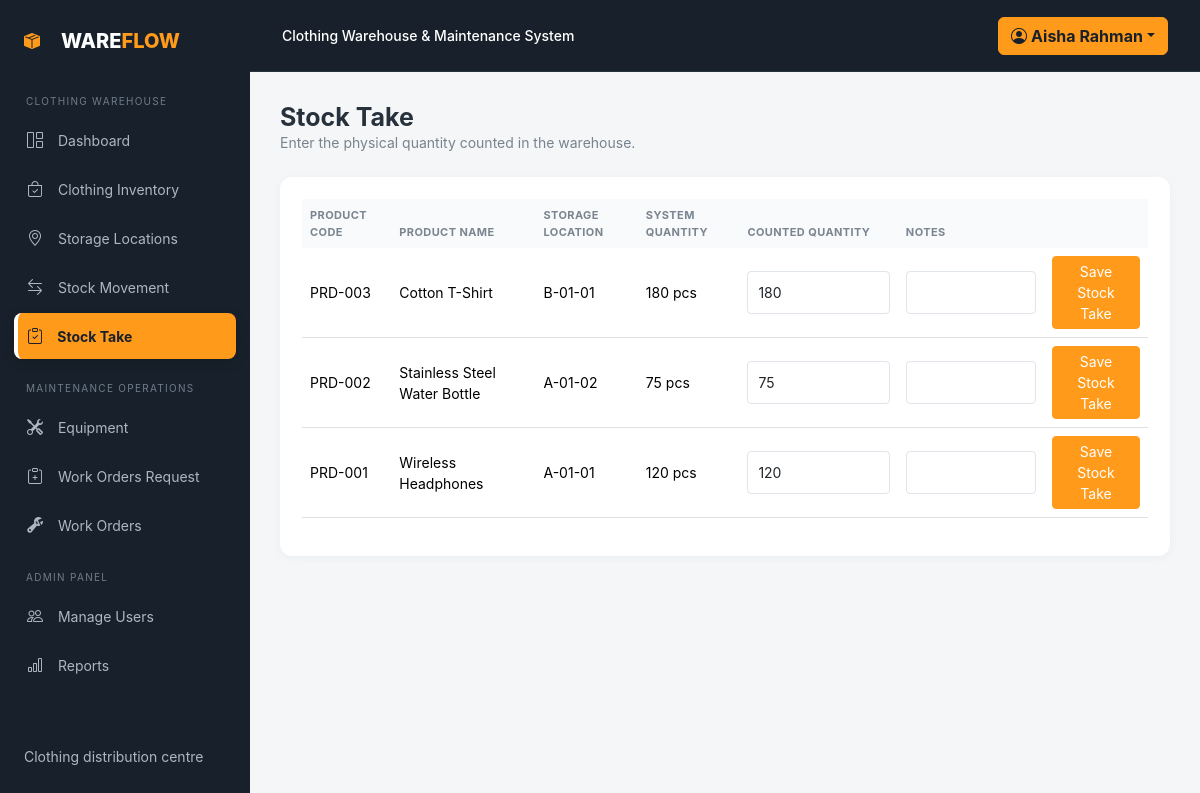
Screenshot of /inventory/stock_take.php (signed in) with the database file from the repository.
### tables this page shows
CREATE TABLE IF NOT EXISTS products (
    id INT AUTO_INCREMENT PRIMARY KEY,
    product_code VARCHAR(50) NOT NULL UNIQUE,
    product_name VARCHAR(150) NOT NULL,
    barcode VARCHAR(100) NULL UNIQUE,
    category VARCHAR(80) NULL,
    unit VARCHAR(30) NOT NULL DEFAULT 'pcs',
    current_quantity DECIMAL(12,2) NOT NULL DEFAULT 0,
    location_id INT NULL,
    description TEXT NULL,
    status ENUM('Active','Inactive') NOT NULL DEFAULT 'Active',
    created_at TIMESTAMP DEFAULT CURRENT_TIMESTAMP,
    updated_at TIMESTAMP DEFAULT CURRENT_TIMESTAMP ON UPDATE CURRENT_TIMESTAMP,
    FOREIGN KEY (location_id) REFERENCES warehouse_locations(id) ON DELETE SET NULL
);

CREATE TABLE IF NOT EXISTS warehouse_locations (
    id INT AUTO_INCREMENT PRIMARY KEY,
    location_code VARCHAR(40) NOT NULL UNIQUE,
    zone_name VARCHAR(80) NOT NULL,
    rack_number VARCHAR(40) NULL,
    shelf_number VARCHAR(40) NULL,
    capacity INT NOT NULL DEFAULT 500,
    status ENUM('Active','Blocked','Inactive') NOT NULL DEFAULT 'Active',
    created_at TIMESTAMP DEFAULT CURRENT_TIMESTAMP
);

### includes/language.php (called while the page is built, shortened)
<?php
function current_language(): string {
    return 'en';
}
function t(string $key): string {
    $language = current_language();
    return $translations[$language][$key] ?? $translations['en'][$key] ?? $key;
}

### includes/auth.php (called while the page is built, shortened)
<?php
function e($value) { return htmlspecialchars((string)$value, ENT_QUOTES, 'UTF-8'); }

### inventory/stock_take.php (the view)
<?php require_once __DIR__.'/../config/database.php';require_once __DIR__.'/../includes/auth.php';require_login(); require_clothing_warehouse_access();if($_SERVER['REQUEST_METHOD']==='POST'){verify_csrf();$id=(int)$_POST['product_id'];$count=(float)$_POST['counted_quantity'];$pdo->beginTransaction();$s=$pdo->prepare('SELECT current_quantity,location_id FROM products WHERE id=? FOR UPDATE');$s->execute([$id]);$product=$s->fetch(PDO::FETCH_ASSOC);if(!$product){$pdo->rollBack();exit('Product not found.');}$difference=$count-(float)$product['current_quantity'];if($difference!=0){$code='ADJ-'.date('Ymd').'-'.random_int(100,999);$pdo->prepare("INSERT INTO stock_movements(movement_code,product_id,location_id,movement_type,quantity,reference_no,notes,created_by) VALUES(?,?,?,'Adjustment',?,?,?,?)")->execute([$code,$id,$product['location_id'],abs($difference),'STOCK-TAKE',trim($_POST['notes'])?:'Physical stock take',$_SESSION['user']['id']]);$pdo->prepare('UPDATE products SET current_quantity=? WHERE id=?')->execute([$count,$id]);}$pdo->commit();flash('Stock take saved.');header('Location:stock_take.php');exit;}$products=$pdo->query('SELECT p.*,l.location_code FROM products p LEFT JOIN warehouse_locations l ON l.id=p.location_id WHERE p.status="Active" ORDER BY p.product_name')->fetchAll(PDO::FETCH_ASSOC);$page_title='Stock Take';require __DIR__.'/../includes/header.php';?><div class="mb-4"><h1 class="page-heading"><?=e(t('stock_take'))?></h1><p class="page-subtitle mb-0"><?=e(t('stock_take_note'))?></p></div><div class="panel table-responsive"><table class="table"><thead><tr><th><?=e(t('product_code'))?></th><th><?=e(t('product_name'))?></th><th><?=e(t('storage_location'))?></th><th><?=e(t('system_quantity'))?></th><th><?=e(t('stock_count'))?></th><th><?=e(t('notes'))?></th><th></th></tr></thead><tbody><?php foreach($products as $p):?><tr><form method="post"><input type="hidden" name="csrf" value="<?=csrf_token()?>"><input type="hidden" name="product_id" value="<?=$p['id']?>"><td><?=e($p['product_code'])?></td><td><?=e($p['product_name'])?></td><td><?=e($p['location_code'])?></td><td><?=number_format($p['current_quantity'],0).' '.e($p['unit'])?></td><td><input class="form-control form-control-sm" type="number" min="0" step="1" name="counted_quantity" value="<?=number_format((float)$p['current_quantity'],0,'.','')?>"></td><td><input class="form-control form-control-sm" name="notes"></td><td><button class="btn btn-sm btn-primary"><?=e(t('save_stock_take'))?></button></td></form></tr><?php endforeach?></tbody></table></div><?php require __DIR__.'/../includes/footer.php'; ?>

### assets/css/style.css (style rules this page uses)
:root { --orange:#ff9a1b;--dark:#18212b;--muted:#f4f6f8 }
* { box-sizing:border-box }
body { background:var(--muted);color:#27313b;font-family:Inter,system-ui,-apple-system,Arial,sans-serif }
.page-heading { font-size:25px;font-weight:700;margin:0 }
.page-subtitle { color:#78838e;font-size:14px }
.metric-card,.panel { border:0;border-radius:12px;background:#fff;box-shadow:0 2px 10px #1d2b3b0a }
.panel { padding:22px }
.table>thead th { font-size:11px;color:#7a8590;text-transform:uppercase;letter-spacing:.4px;background:#f8fafb;border:0 }
.table td { vertical-align:middle;font-size:14px }
.btn-primary { background:var(--orange);border-color:var(--orange) }
.form-control,.form-select { border-color:#dfe5ea;padding:10px }

### rows the page displays
products: product_code "PRD-003", product_name "Cotton T-Shirt", location.location_code "B-01-01", current_quantity "180", unit "pcs", counted_quantity "180"
products: product_code "PRD-002", product_name "Stainless Steel Water Bottle", location.location_code "A-01-02", current_quantity "75", unit "pcs", counted_quantity "75"
products: product_code "PRD-001", product_name "Wireless Headphones", location.location_code "A-01-01", current_quantity "120", unit "pcs", counted_quantity "120"

### other values shown
tl('CLOTHING WAREHOUSE', '服装仓库') "CLOTHING WAREHOUSE"
t('dashboard') "Dashboard"
tl('Clothing Inventory', '服装库存') "Clothing Inventory"
tl('Storage Locations', '存储库位') "Storage Locations"
tl('Stock Movement', '库存作业') "Stock Movement"
tl('MAINTENANCE OPERATIONS', '维护作业') "MAINTENANCE OPERATIONS"
t('equipment') "Equipment"
t('requests') "Work Orders Request"
t('work_orders') "Work Orders"
t('reports') "Reports"
tl('Clothing distribution centre', '服装配送中心') "Clothing distribution centre"
t('system_name') "Clothing Warehouse & Maintenance System"
$_SESSION['user']['name'] "Aisha Rahman"
t('stock_take') "Stock Take"
t('stock_take_note') "Enter the physical quantity counted in the warehouse."
